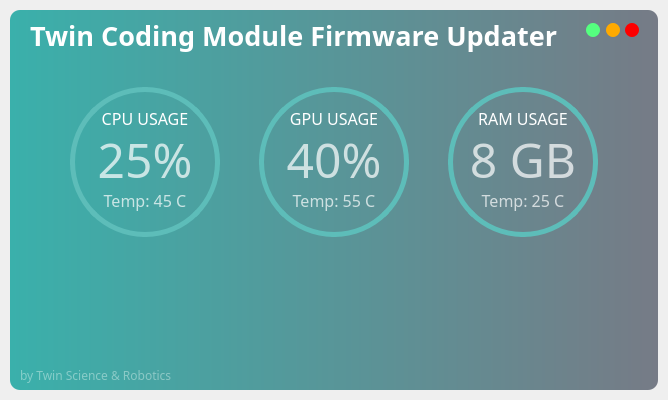
<?xml version="1.0" encoding="UTF-8"?>
<ui version="4.0">
 <class>MainWindow</class>
 <widget class="QMainWindow" name="MainWindow">
  <property name="geometry">
   <rect>
    <x>0</x>
    <y>0</y>
    <width>600</width>
    <height>400</height>
   </rect>
  </property>
  <property name="contextMenuPolicy">
   <enum>Qt::NoContextMenu</enum>
  </property>
  <property name="windowTitle">
   <string>MainWindow</string>
  </property>
  <widget class="QWidget" name="centralwidget">
   <layout class="QVBoxLayout" name="drop_shadow_layout">
    <property name="spacing">
     <number>0</number>
    </property>
    <property name="leftMargin">
     <number>10</number>
    </property>
    <property name="topMargin">
     <number>10</number>
    </property>
    <property name="rightMargin">
     <number>10</number>
    </property>
    <property name="bottomMargin">
     <number>10</number>
    </property>
    <item>
     <widget class="QFrame" name="drop_shadow_frame">
      <property name="styleSheet">
       <string notr="true">background-color: qlineargradient(spread:pad, x1:0, y1:0, x2:1, y2:0, stop:0 rgba(58, 176, 171, 255), stop:1 rgba(118, 123, 134, 255));
border-radius: 10px;</string>
      </property>
      <property name="frameShape">
       <enum>QFrame::NoFrame</enum>
      </property>
      <property name="frameShadow">
       <enum>QFrame::Raised</enum>
      </property>
      <layout class="QVBoxLayout" name="verticalLayout">
       <property name="spacing">
        <number>0</number>
       </property>
       <property name="leftMargin">
        <number>0</number>
       </property>
       <property name="topMargin">
        <number>0</number>
       </property>
       <property name="rightMargin">
        <number>0</number>
       </property>
       <property name="bottomMargin">
        <number>0</number>
       </property>
       <item>
        <widget class="QFrame" name="title_bar">
         <property name="maximumSize">
          <size>
           <width>16777215</width>
           <height>50</height>
          </size>
         </property>
         <property name="styleSheet">
          <string notr="true">background-color: none;
</string>
         </property>
         <property name="frameShape">
          <enum>QFrame::NoFrame</enum>
         </property>
         <property name="frameShadow">
          <enum>QFrame::Raised</enum>
         </property>
         <layout class="QHBoxLayout" name="horizontalLayout">
          <property name="spacing">
           <number>0</number>
          </property>
          <property name="leftMargin">
           <number>0</number>
          </property>
          <property name="topMargin">
           <number>0</number>
          </property>
          <property name="rightMargin">
           <number>0</number>
          </property>
          <property name="bottomMargin">
           <number>0</number>
          </property>
          <item>
           <widget class="QFrame" name="frame_title">
            <property name="frameShape">
             <enum>QFrame::StyledPanel</enum>
            </property>
            <property name="frameShadow">
             <enum>QFrame::Raised</enum>
            </property>
            <layout class="QVBoxLayout" name="verticalLayout_2">
             <property name="spacing">
              <number>0</number>
             </property>
             <property name="leftMargin">
              <number>20</number>
             </property>
             <property name="topMargin">
              <number>0</number>
             </property>
             <property name="rightMargin">
              <number>0</number>
             </property>
             <property name="bottomMargin">
              <number>0</number>
             </property>
             <item>
              <widget class="QLabel" name="label_title">
               <property name="minimumSize">
                <size>
                 <width>0</width>
                 <height>50</height>
                </size>
               </property>
               <property name="font">
                <font>
                 <family>Hannotate TC</family>
                 <pointsize>20</pointsize>
                 <weight>75</weight>
                 <bold>true</bold>
                </font>
               </property>
               <property name="styleSheet">
                <string notr="true">color: rgb(255, 255, 255);</string>
               </property>
               <property name="text">
                <string>Twin Coding Module Firmware Updater</string>
               </property>
               <property name="alignment">
                <set>Qt::AlignLeading|Qt::AlignLeft|Qt::AlignVCenter</set>
               </property>
              </widget>
             </item>
            </layout>
           </widget>
          </item>
          <item>
           <widget class="QFrame" name="frame_btns">
            <property name="maximumSize">
             <size>
              <width>100</width>
              <height>50</height>
             </size>
            </property>
            <property name="styleSheet">
             <string notr="true">padding: 13px;</string>
            </property>
            <property name="frameShape">
             <enum>QFrame::StyledPanel</enum>
            </property>
            <property name="frameShadow">
             <enum>QFrame::Raised</enum>
            </property>
            <layout class="QHBoxLayout" name="horizontalLayout_2">
             <property name="leftMargin">
              <number>15</number>
             </property>
             <property name="topMargin">
              <number>0</number>
             </property>
             <property name="rightMargin">
              <number>7</number>
             </property>
             <item>
              <widget class="QPushButton" name="btn_maximize">
               <property name="minimumSize">
                <size>
                 <width>14</width>
                 <height>14</height>
                </size>
               </property>
               <property name="maximumSize">
                <size>
                 <width>14</width>
                 <height>14</height>
                </size>
               </property>
               <property name="toolTip">
                <string>Maximize</string>
               </property>
               <property name="styleSheet">
                <string notr="true">QPushButton{
	border: none;
	border-radius: 7px;
	background-color: rgb(85, 255, 127);
}
QPushButton:hover {
	background-color: rgb(85, 255, 127, 150);
}</string>
               </property>
               <property name="text">
                <string/>
               </property>
              </widget>
             </item>
             <item>
              <widget class="QPushButton" name="btn_minimize">
               <property name="minimumSize">
                <size>
                 <width>14</width>
                 <height>14</height>
                </size>
               </property>
               <property name="maximumSize">
                <size>
                 <width>14</width>
                 <height>14</height>
                </size>
               </property>
               <property name="toolTip">
                <string>Minimize</string>
               </property>
               <property name="styleSheet">
                <string notr="true">QPushButton{
	border: none;
	border-radius: 7px;
	background-color: rgb(255,170,0);
}
QPushButton:hover {
	background-color: rgb(255,170,0,150);
}</string>
               </property>
               <property name="text">
                <string/>
               </property>
              </widget>
             </item>
             <item>
              <widget class="QPushButton" name="btn_close">
               <property name="minimumSize">
                <size>
                 <width>14</width>
                 <height>14</height>
                </size>
               </property>
               <property name="maximumSize">
                <size>
                 <width>14</width>
                 <height>14</height>
                </size>
               </property>
               <property name="toolTip">
                <string>Close</string>
               </property>
               <property name="styleSheet">
                <string notr="true">QPushButton{
	border: none;
	border-radius: 7px;
	background-color: rgb(255,0,0);
}
QPushButton:hover {
	background-color: rgb(255,0,0, 150);
}</string>
               </property>
               <property name="text">
                <string/>
               </property>
              </widget>
             </item>
            </layout>
           </widget>
          </item>
         </layout>
        </widget>
       </item>
       <item>
        <widget class="QFrame" name="content_bar">
         <property name="contextMenuPolicy">
          <enum>Qt::DefaultContextMenu</enum>
         </property>
         <property name="styleSheet">
          <string notr="true">background-color: none;
</string>
         </property>
         <property name="frameShape">
          <enum>QFrame::StyledPanel</enum>
         </property>
         <property name="frameShadow">
          <enum>QFrame::Raised</enum>
         </property>
         <layout class="QVBoxLayout" name="verticalLayout_4">
          <item>
           <widget class="QStackedWidget" name="stackedWidget">
            <property name="styleSheet">
             <string notr="true">background-color: none;</string>
            </property>
            <property name="currentIndex">
             <number>0</number>
            </property>
            <widget class="QWidget" name="page_home">
             <layout class="QVBoxLayout" name="verticalLayout_5">
              <property name="spacing">
               <number>0</number>
              </property>
              <property name="leftMargin">
               <number>0</number>
              </property>
              <property name="topMargin">
               <number>0</number>
              </property>
              <property name="rightMargin">
               <number>0</number>
              </property>
              <property name="bottomMargin">
               <number>0</number>
              </property>
              <item>
               <widget class="QFrame" name="frame_content_home">
                <property name="frameShape">
                 <enum>QFrame::StyledPanel</enum>
                </property>
                <property name="frameShadow">
                 <enum>QFrame::Raised</enum>
                </property>
                <layout class="QVBoxLayout" name="verticalLayout_9">
                 <item>
                  <widget class="QFrame" name="frame_infos">
                   <property name="frameShape">
                    <enum>QFrame::StyledPanel</enum>
                   </property>
                   <property name="frameShadow">
                    <enum>QFrame::Raised</enum>
                   </property>
                   <layout class="QHBoxLayout" name="horizontalLayout_4">
                    <item>
                     <widget class="QFrame" name="frame_circle_1">
                      <property name="minimumSize">
                       <size>
                        <width>150</width>
                        <height>150</height>
                       </size>
                      </property>
                      <property name="maximumSize">
                       <size>
                        <width>150</width>
                        <height>150</height>
                       </size>
                      </property>
                      <property name="styleSheet">
                       <string notr="true">QFrame{
	border:5px solid rgba(93, 189, 185, 255);
	border-radius: 75px;
}
QFrame:hover{
	border: 5px solid;
	border-color: rgba(186, 255, 248, 255);
}</string>
                      </property>
                      <property name="frameShape">
                       <enum>QFrame::StyledPanel</enum>
                      </property>
                      <property name="frameShadow">
                       <enum>QFrame::Raised</enum>
                      </property>
                      <layout class="QVBoxLayout" name="verticalLayout_6">
                       <property name="leftMargin">
                        <number>10</number>
                       </property>
                       <property name="topMargin">
                        <number>15</number>
                       </property>
                       <property name="rightMargin">
                        <number>10</number>
                       </property>
                       <property name="bottomMargin">
                        <number>20</number>
                       </property>
                       <item>
                        <widget class="QLabel" name="label">
                         <property name="font">
                          <font>
                           <family>Hannotate TC</family>
                           <pointsize>12</pointsize>
                          </font>
                         </property>
                         <property name="styleSheet">
                          <string notr="true">border: none;
color: rgb(255,255,255);</string>
                         </property>
                         <property name="text">
                          <string>CPU USAGE</string>
                         </property>
                         <property name="alignment">
                          <set>Qt::AlignCenter</set>
                         </property>
                        </widget>
                       </item>
                       <item>
                        <widget class="QLabel" name="label_2">
                         <property name="font">
                          <font>
                           <family>Hannotate TC</family>
                           <pointsize>36</pointsize>
                          </font>
                         </property>
                         <property name="styleSheet">
                          <string notr="true">border: none;
color: rgba(255,255,255, 180);</string>
                         </property>
                         <property name="text">
                          <string>25%</string>
                         </property>
                         <property name="alignment">
                          <set>Qt::AlignCenter</set>
                         </property>
                        </widget>
                       </item>
                       <item>
                        <widget class="QLabel" name="label_3">
                         <property name="font">
                          <font>
                           <family>Hannotate TC</family>
                           <pointsize>12</pointsize>
                          </font>
                         </property>
                         <property name="styleSheet">
                          <string notr="true">border: none;
color: rgba(255,255,255, 180);</string>
                         </property>
                         <property name="text">
                          <string>Temp: 45 C</string>
                         </property>
                         <property name="alignment">
                          <set>Qt::AlignCenter</set>
                         </property>
                        </widget>
                       </item>
                      </layout>
                     </widget>
                    </item>
                    <item>
                     <widget class="QFrame" name="frame_circle_2">
                      <property name="minimumSize">
                       <size>
                        <width>150</width>
                        <height>150</height>
                       </size>
                      </property>
                      <property name="maximumSize">
                       <size>
                        <width>150</width>
                        <height>150</height>
                       </size>
                      </property>
                      <property name="styleSheet">
                       <string notr="true">QFrame{
	border:5px solid rgba(93, 189, 185, 255);
	border-radius: 75px;
}
QFrame:hover{
	border: 5px solid;
	border-color: rgba(186, 255, 248, 255);
}</string>
                      </property>
                      <property name="frameShape">
                       <enum>QFrame::StyledPanel</enum>
                      </property>
                      <property name="frameShadow">
                       <enum>QFrame::Raised</enum>
                      </property>
                      <layout class="QVBoxLayout" name="verticalLayout_7">
                       <property name="leftMargin">
                        <number>10</number>
                       </property>
                       <property name="topMargin">
                        <number>15</number>
                       </property>
                       <property name="rightMargin">
                        <number>10</number>
                       </property>
                       <property name="bottomMargin">
                        <number>20</number>
                       </property>
                       <item>
                        <widget class="QLabel" name="label_4">
                         <property name="font">
                          <font>
                           <family>Hannotate TC</family>
                           <pointsize>12</pointsize>
                          </font>
                         </property>
                         <property name="styleSheet">
                          <string notr="true">border: none;
color: rgb(255,255,255);</string>
                         </property>
                         <property name="text">
                          <string>GPU USAGE</string>
                         </property>
                         <property name="alignment">
                          <set>Qt::AlignCenter</set>
                         </property>
                        </widget>
                       </item>
                       <item>
                        <widget class="QLabel" name="label_5">
                         <property name="font">
                          <font>
                           <family>Hannotate TC</family>
                           <pointsize>36</pointsize>
                          </font>
                         </property>
                         <property name="styleSheet">
                          <string notr="true">border: none;
color: rgba(255,255,255, 180);</string>
                         </property>
                         <property name="text">
                          <string>40%</string>
                         </property>
                         <property name="alignment">
                          <set>Qt::AlignCenter</set>
                         </property>
                        </widget>
                       </item>
                       <item>
                        <widget class="QLabel" name="label_6">
                         <property name="font">
                          <font>
                           <family>Hannotate TC</family>
                           <pointsize>12</pointsize>
                          </font>
                         </property>
                         <property name="styleSheet">
                          <string notr="true">border: none;
color: rgba(255,255,255, 180);</string>
                         </property>
                         <property name="text">
                          <string>Temp: 55 C</string>
                         </property>
                         <property name="alignment">
                          <set>Qt::AlignCenter</set>
                         </property>
                        </widget>
                       </item>
                      </layout>
                     </widget>
                    </item>
                    <item>
                     <widget class="QFrame" name="frame_circle_3">
                      <property name="minimumSize">
                       <size>
                        <width>150</width>
                        <height>150</height>
                       </size>
                      </property>
                      <property name="maximumSize">
                       <size>
                        <width>150</width>
                        <height>150</height>
                       </size>
                      </property>
                      <property name="styleSheet">
                       <string notr="true">QFrame{
	border:5px solid rgba(93, 189, 185, 255);
	border-radius: 75px;
}
QFrame:hover{
	border: 5px solid;
	border-color: rgba(186, 255, 248, 255);
}</string>
                      </property>
                      <property name="frameShape">
                       <enum>QFrame::StyledPanel</enum>
                      </property>
                      <property name="frameShadow">
                       <enum>QFrame::Raised</enum>
                      </property>
                      <layout class="QVBoxLayout" name="verticalLayout_8">
                       <property name="leftMargin">
                        <number>10</number>
                       </property>
                       <property name="topMargin">
                        <number>15</number>
                       </property>
                       <property name="rightMargin">
                        <number>10</number>
                       </property>
                       <property name="bottomMargin">
                        <number>20</number>
                       </property>
                       <item>
                        <widget class="QLabel" name="label_7">
                         <property name="font">
                          <font>
                           <family>Hannotate TC</family>
                           <pointsize>12</pointsize>
                          </font>
                         </property>
                         <property name="styleSheet">
                          <string notr="true">border: none;
color: rgb(255,255,255);</string>
                         </property>
                         <property name="text">
                          <string>RAM USAGE</string>
                         </property>
                         <property name="alignment">
                          <set>Qt::AlignCenter</set>
                         </property>
                        </widget>
                       </item>
                       <item>
                        <widget class="QLabel" name="label_8">
                         <property name="font">
                          <font>
                           <family>Hannotate TC</family>
                           <pointsize>36</pointsize>
                          </font>
                         </property>
                         <property name="styleSheet">
                          <string notr="true">border: none;
color: rgba(255,255,255, 180);</string>
                         </property>
                         <property name="text">
                          <string>8 GB</string>
                         </property>
                         <property name="alignment">
                          <set>Qt::AlignCenter</set>
                         </property>
                        </widget>
                       </item>
                       <item>
                        <widget class="QLabel" name="label_9">
                         <property name="font">
                          <font>
                           <family>Hannotate TC</family>
                           <pointsize>12</pointsize>
                          </font>
                         </property>
                         <property name="styleSheet">
                          <string notr="true">border: none;
color: rgba(255,255,255, 180);</string>
                         </property>
                         <property name="text">
                          <string>Temp: 25 C</string>
                         </property>
                         <property name="alignment">
                          <set>Qt::AlignCenter</set>
                         </property>
                        </widget>
                       </item>
                      </layout>
                     </widget>
                    </item>
                   </layout>
                  </widget>
                 </item>
                 <item>
                  <widget class="QFrame" name="frame_texts">
                   <property name="maximumSize">
                    <size>
                     <width>16777215</width>
                     <height>100</height>
                    </size>
                   </property>
                   <property name="frameShape">
                    <enum>QFrame::StyledPanel</enum>
                   </property>
                   <property name="frameShadow">
                    <enum>QFrame::Raised</enum>
                   </property>
                  </widget>
                 </item>
                </layout>
               </widget>
              </item>
             </layout>
            </widget>
            <widget class="QWidget" name="page_credits">
             <widget class="QFrame" name="frame_content_credits">
              <property name="geometry">
               <rect>
                <x>110</x>
                <y>110</y>
                <width>120</width>
                <height>80</height>
               </rect>
              </property>
              <property name="frameShape">
               <enum>QFrame::StyledPanel</enum>
              </property>
              <property name="frameShadow">
               <enum>QFrame::Raised</enum>
              </property>
             </widget>
            </widget>
           </widget>
          </item>
         </layout>
        </widget>
       </item>
       <item>
        <widget class="QFrame" name="credits_bar">
         <property name="maximumSize">
          <size>
           <width>16777215</width>
           <height>30</height>
          </size>
         </property>
         <property name="styleSheet">
          <string notr="true">background-color: none;
</string>
         </property>
         <property name="frameShape">
          <enum>QFrame::NoFrame</enum>
         </property>
         <property name="frameShadow">
          <enum>QFrame::Raised</enum>
         </property>
         <layout class="QHBoxLayout" name="horizontalLayout_3">
          <property name="spacing">
           <number>0</number>
          </property>
          <property name="leftMargin">
           <number>0</number>
          </property>
          <property name="topMargin">
           <number>0</number>
          </property>
          <property name="rightMargin">
           <number>0</number>
          </property>
          <property name="bottomMargin">
           <number>0</number>
          </property>
          <item>
           <widget class="QFrame" name="frame_label_credits">
            <property name="frameShape">
             <enum>QFrame::StyledPanel</enum>
            </property>
            <property name="frameShadow">
             <enum>QFrame::Raised</enum>
            </property>
            <layout class="QVBoxLayout" name="verticalLayout_3">
             <property name="spacing">
              <number>0</number>
             </property>
             <property name="leftMargin">
              <number>10</number>
             </property>
             <property name="topMargin">
              <number>0</number>
             </property>
             <property name="rightMargin">
              <number>0</number>
             </property>
             <property name="bottomMargin">
              <number>0</number>
             </property>
             <item>
              <widget class="QLabel" name="label_credits">
               <property name="font">
                <font>
                 <family>Hannotate TC</family>
                </font>
               </property>
               <property name="styleSheet">
                <string notr="true">color: rgba(246, 255, 249, 100);</string>
               </property>
               <property name="text">
                <string>by Twin Science &amp; Robotics</string>
               </property>
               <property name="alignment">
                <set>Qt::AlignLeading|Qt::AlignLeft|Qt::AlignVCenter</set>
               </property>
              </widget>
             </item>
            </layout>
           </widget>
          </item>
          <item>
           <widget class="QFrame" name="frame_grip">
            <property name="minimumSize">
             <size>
              <width>30</width>
              <height>30</height>
             </size>
            </property>
            <property name="maximumSize">
             <size>
              <width>30</width>
              <height>30</height>
             </size>
            </property>
            <property name="styleSheet">
             <string notr="true">padding: 5px;</string>
            </property>
            <property name="frameShape">
             <enum>QFrame::StyledPanel</enum>
            </property>
            <property name="frameShadow">
             <enum>QFrame::Raised</enum>
            </property>
           </widget>
          </item>
         </layout>
        </widget>
       </item>
      </layout>
     </widget>
    </item>
   </layout>
  </widget>
 </widget>
 <resources/>
 <connections/>
</ui>
